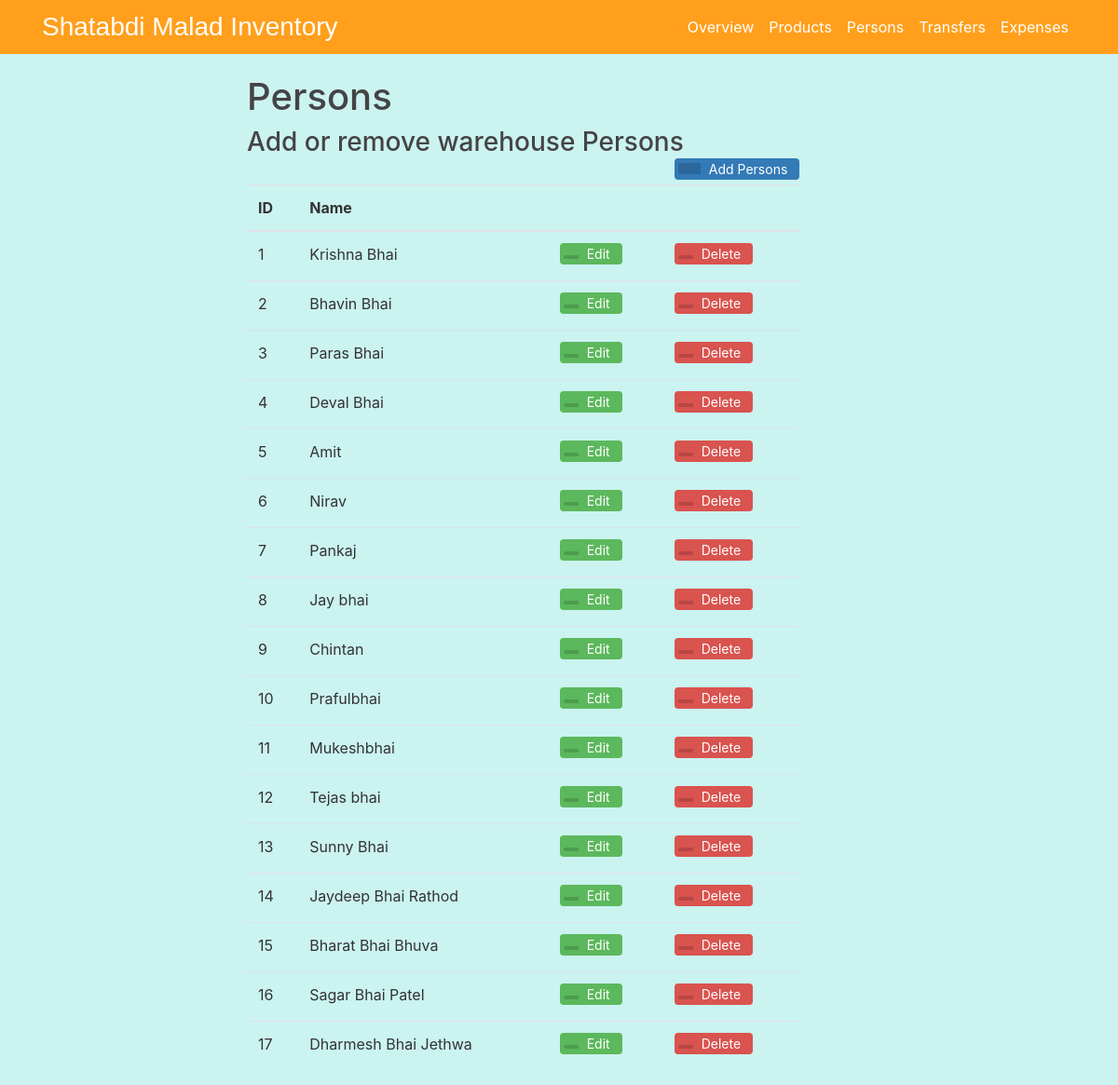
/Location, run on the app's committed database.
### flaskinventory/models.py (models this page shows, shortened)
class Location(db.Model):
    loc_id = db.Column(db.Integer, primary_key= True)
    loc_name = db.Column(db.String(20),unique = True, nullable = False)

### flaskinventory/routes.py (the view, shortened to what this page needs)
@app.route("/Location", methods=['GET', 'POST'])
def loc():
    form = addlocation()
    lform = editlocation()
    details = Location.query.all()
    exists = bool(Location.query.all())
    if exists == False and request.method == 'GET':
        flash(f'Add locations  to view', 'info')
    return render_template('loc.html', title='Locations', lform=lform, form=form, details=details)

### flaskinventory/templates/loc.html (shortened to what this page needs)
{% extends "overview.html" %}
{% block content %}
<div class="container">
<h1>Persons</h1>
<div >
  <h3 style="display: inline-block;margin:0;"> Add or remove warehouse Persons</h3>
  <button type="button" class="btn btn-add" data-toggle="modal" data-target="#exampleModal">
   <span class="btn-icon-add"></span>Add Persons</button>
</div>
<table class="table table-hover">
<thead>
 <tr>
   <th>ID</th>
   <th>Name</th>
   <th></th>
   <th></th>
 </tr>
</thead>
<tbody>
  {% for d in details %}
  <tr>
    <td>{{d.loc_id}}</td>
    <td>{{d.loc_name}}</td>
   <td>
       <button type="button" class="btn btn-edit" data-toggle="modal" data-target ="#edit{{d.loc_id}}">
       <span class="btn-icon"></span>Edit</button>
   </td>
   <td>
      <a href="{{ url_for('delete', p_id = d.loc_id,type ='location' )}}">
       <button type="button" class="btn btn-delete">
       <span class="btn-icon"></span>Delete</button>
   </td>
 </tr>
{% endfor %}
</tbody>
</table>
</div>
{% endblock content %}

### flaskinventory/static/main.css (style rules this page uses)
body { background: #CBF3F0; color: #333333; margin-top: 5rem; }
h1, h2, h3, h4, h5, h6 { color: #444444; }
a { color: white; }
.btn-icon { position: relative; left: -9px; display: inline-block;padding: 2px 8px; background: rgba(0,0,0,0.15); border-radius: 3px 0 0 3px; color: white; font-size: 14px; }
.btn-icon-add { position: relative; left: -9px; display: inline-block;padding: 6px 12px; background: rgba(0,0,0,0.15); border-radius: 3px 0 0 3px; color: white; font-size: 14px; }
.btn-add { padding-top: 0; padding-bottom: 0; background-color:#337ab7; color: white; font-size: 14px; float: right; }
.btn-edit { padding-top: 0; padding-bottom: 0; background-color: #5cb85c; color: white; font-size: 14px; }
.btn-delete { padding-top: 0; padding-bottom: 0; background-color: #d9534f; color: white; font-size: 14px; }
.btn { margin-bottom:5px;font-size: 14px; }
html, body { height: 100%; }

### data on the page
Location: loc_id "1", loc_name "Krishna Bhai"
Location: loc_id "2", loc_name "Bhavin Bhai"
Location: loc_id "3", loc_name "Paras Bhai"
Location: loc_id "4", loc_name "Deval Bhai"
Location: loc_id "5", loc_name "Amit"
Location: loc_id "6", loc_name "Nirav"
Location: loc_id "7", loc_name "Pankaj"
Location: loc_id "8", loc_name "Jay bhai"
Location: loc_id "9", loc_name "Chintan"
Location: loc_id "10", loc_name "Prafulbhai"
Location: loc_id "11", loc_name "Mukeshbhai"
Location: loc_id "12", loc_name "Tejas bhai"
Location: loc_id "13", loc_name "Sunny Bhai"
Location: loc_id "14", loc_name "Jaydeep Bhai Rathod"
Location: loc_id "15", loc_name "Bharat Bhai Bhuva"
Location: loc_id "16", loc_name "Sagar Bhai Patel"
Location: loc_id "17", loc_name "Dharmesh Bhai Jethwa"
